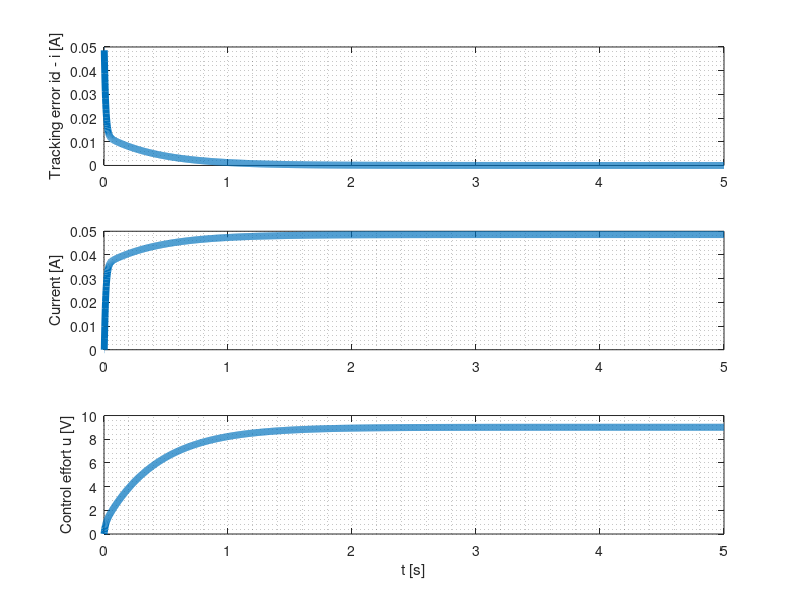

Write MATLAB code to recreate this figure.
% e5q5easysim.m: Simulates digital control of continuous-
% time system without needing Matlab's Control System
% Toolbox. Uses only Euler's approximation. Runs in 
% Matlab and GNU Octave. User needs to convert plant
% and controller TFs to SS.  
%
% PRECONDITIONS: Tp < Tc/10; Tc < Tmin/10. Here, Tmin
% is the smallest time constant of the CL system. 
%-------------------------------------------------------------

clc; clear all; close all;

% ------------ Begin declarations ----------------------------


Rs = 28.711; B = 4.15e-6; Kt = 25.5e-3; Kb = 25.5e-3;
J = 1.34e-6;  

% Controller will sample plant states every Tc seconds  
Tc = 0.002;
% We will control the plant for tcfin seconds
tcfin = 5; 

% Step size Tp used for numerical integration of plant 
% differential equation using Euler's approximation.
Tp = 0.0001;
% We will numerically integrate plant differential
% equation for Tc seconds.   

% ------ Choose a controller from the following -----------------

%Kp = 20; Ki = 0;               % P controller.
%Kp = 250; Ki = 0;              % Even more P.
%Kp = 250; Ki = 100;            % P, and some I. 
%Kp = 20; Ki = 100;             % Less P, more I.
%Kp = 20; Ki = 500;             % P, even more I.
%Kp = 20; Ki = 1500;            % P, a lot more I.
Kp = 0; Ki = 1500;             % Pure I.
%
% Controller TF is C(s) = (Kp*s+Ki)/s
%
% State-space model of controller is 
%
% xcdot = uc;
% yc = Ki*xc + Kp*uc;
%
% The suffix ``c'' represents controller, ``p'' represents plant.

% -------- Declarations complete ---- Start simulation ----------


% Continuous-time plant discrete-time controller

% -------------------------- Initializations --------------------

id1 = 0.0486; id2 = 0.148;
id = id1;     % Desired armature current in A.
i1 = 0;       % Current due to voltage up.
i2 = 0;       % Current due to TL.
xp = 0;       % State of up-to-i1 TF.
ip = 0;       % Motor current. This variable is used only to
	      % make this file similar to easysim.m. 
xc = 0;       % State of controller. 
yc = 0;       % Output of controller.
uc = 0;       % Input to controller.

% TLvect = [zeros(1,tcfin/Tc/2), 0.003*ones(1,tcfin/Tc/2)];
% TLvect = 0.003*ones(1,tcfin/Tc);
 TLvect = zeros(1,tcfin/Tc);

K1 = B/(Rs*B+Kb*Kt); K2 = Kb/(Rs*B+Kb*Kt);
w1 = B/J; w2 = (Rs*B+Kb*Kt)/(Rs*J);

% ----------------------- Initialization complete ---------------

for k = 1:tcfin/Tc
   uc(k) = id - ip(k);           % Error.
   yc(k) = Ki*xc(k) + Kp*uc(k);  % Controller output.
 xc(k+1) = xc(k) + uc(k)*Tc;     % Update equation.
 % Hold last sample of controller output:
 up = yc(k);
 TL = TLvect(k);
 % Numerically integrate the plant equation holding the controller
 % output as the input to the plant: 
 for i = 1:Tc/Tp
  i1 = K1*w2/w1*up + (1-w2/w1)*xp;
  ia = i1 + i2;
  % Update equations:
  xp =  (1-Tp*w2)*xp + Tp*K1*w2*up;
  i2 = (1-Tp*w2)*i2 + Tp*K2*w2*TL;
 end
 ip(k+1) = ia;
end

t = (0:tcfin/Tc)*Tc;

subplot(3,1,1), plot(t,id - ip(1:size(t,2)),"linewidth",5), 
ylabel('Tracking error id - i [A]'); grid(gca,'minor');

subplot(3,1,2), plot(t,ip(1:size(t,2)),"linewidth",5), 
ylabel('Current [A]'); grid(gca,'minor');

subplot(3,1,3), plot(t(1:size(yc,2)),yc,"linewidth",5), 
ylabel('Control effort u [V]'); xlabel('t [s]'); grid(gca,'minor');

print -djpg q5easysim.jpg